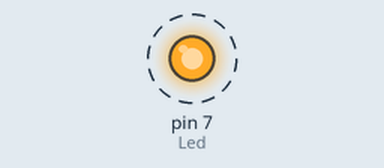
A sketch run on a simulated Arduino Uno, built with avr-gcc and run on an emulated ATmega328P. Parts: output pins drawn as LEDs (lit = HIGH). Dashed ring = blinking. What the sketch prints to the serial monitor is not drawn.

Above: at 0.5 s.
Timing chart, 0 to 4.6 s (numbered marks = the images above):
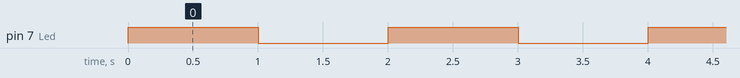

The sketch:

Icarus_LunchBox_Code_Led_Test.ino
```cpp
const int Led = 7;
int value;
int mapped;

void setup() {
  // put your setup code here, to run once:
pinMode(Led, OUTPUT);
Serial.begin(9600);
}

void loop() {
  // put your main code here, to run repeatedly:
digitalWrite(Led, HIGH);
value = digitalRead(Led);
mapped = map(value, 0, 1, 0, 255);
delay(1000);

Serial.print(value);
Serial.print(", ");
Serial.print(mapped);

digitalWrite(Led, LOW);
value = digitalRead(Led);
mapped = map(value, 0, 1, 0, 255);
delay(1000);

Serial.print(", ");
Serial.print(value);
Serial.print(", ");
Serial.print(mapped);
Serial.println(" ");

}
```

Measured:
- by itself, pin 7 (Led): alternates HIGH for 1.0 s and LOW for 1.0 s
